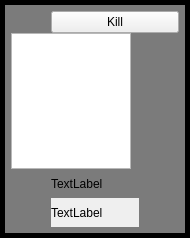
<?xml version="1.0" encoding="UTF-8"?>
<ui version="4.0">
 <class>PhilosopherView</class>
 <widget class="QWidget" name="PhilosopherView">
  <property name="geometry">
   <rect>
    <x>0</x>
    <y>0</y>
    <width>190</width>
    <height>238</height>
   </rect>
  </property>
  <property name="sizePolicy">
   <sizepolicy hsizetype="Minimum" vsizetype="Minimum">
    <horstretch>0</horstretch>
    <verstretch>0</verstretch>
   </sizepolicy>
  </property>
  <property name="minimumSize">
   <size>
    <width>190</width>
    <height>0</height>
   </size>
  </property>
  <property name="maximumSize">
   <size>
    <width>190</width>
    <height>238</height>
   </size>
  </property>
  <property name="windowTitle">
   <string>PhilosopherView</string>
  </property>
  <property name="autoFillBackground">
   <bool>false</bool>
  </property>
  <property name="styleSheet">
   <string notr="true">#PhilosopherView {background-color: rgb(123,123,123); border: 5px solid black;}</string>
  </property>
  <layout class="QVBoxLayout" name="verticalLayout">
   <property name="spacing">
    <number>0</number>
   </property>
   <property name="sizeConstraint">
    <enum>QLayout::SetMinimumSize</enum>
   </property>
   <item>
    <layout class="QHBoxLayout" name="horizontalLayout">
     <property name="spacing">
      <number>0</number>
     </property>
     <property name="sizeConstraint">
      <enum>QLayout::SetMinimumSize</enum>
     </property>
     <item>
      <spacer name="horizontalSpacer_7">
       <property name="orientation">
        <enum>Qt::Horizontal</enum>
       </property>
       <property name="sizeType">
        <enum>QSizePolicy::Minimum</enum>
       </property>
       <property name="sizeHint" stdset="0">
        <size>
         <width>40</width>
         <height>20</height>
        </size>
       </property>
      </spacer>
     </item>
     <item>
      <widget class="QPushButton" name="pushButton">
       <property name="text">
        <string>Kill</string>
       </property>
      </widget>
     </item>
    </layout>
   </item>
   <item>
    <widget class="QGraphicsView" name="face">
     <property name="sizePolicy">
      <sizepolicy hsizetype="Minimum" vsizetype="Minimum">
       <horstretch>0</horstretch>
       <verstretch>0</verstretch>
      </sizepolicy>
     </property>
     <property name="maximumSize">
      <size>
       <width>120</width>
       <height>136</height>
      </size>
     </property>
     <property name="styleSheet">
      <string notr="true">background: url(:/thales.jpg)</string>
     </property>
    </widget>
   </item>
   <item>
    <layout class="QHBoxLayout" name="horizontalLayout_3">
     <property name="spacing">
      <number>0</number>
     </property>
     <property name="sizeConstraint">
      <enum>QLayout::SetMinimumSize</enum>
     </property>
     <item>
      <spacer name="horizontalSpacer_3">
       <property name="orientation">
        <enum>Qt::Horizontal</enum>
       </property>
       <property name="sizeType">
        <enum>QSizePolicy::Minimum</enum>
       </property>
       <property name="sizeHint" stdset="0">
        <size>
         <width>40</width>
         <height>20</height>
        </size>
       </property>
      </spacer>
     </item>
     <item>
      <widget class="QLabel" name="name">
       <property name="autoFillBackground">
        <bool>false</bool>
       </property>
       <property name="text">
        <string>TextLabel</string>
       </property>
      </widget>
     </item>
     <item>
      <spacer name="horizontalSpacer_4">
       <property name="orientation">
        <enum>Qt::Horizontal</enum>
       </property>
       <property name="sizeType">
        <enum>QSizePolicy::Minimum</enum>
       </property>
       <property name="sizeHint" stdset="0">
        <size>
         <width>40</width>
         <height>20</height>
        </size>
       </property>
      </spacer>
     </item>
    </layout>
   </item>
   <item>
    <layout class="QHBoxLayout" name="horizontalLayout_4">
     <property name="spacing">
      <number>0</number>
     </property>
     <property name="sizeConstraint">
      <enum>QLayout::SetMinimumSize</enum>
     </property>
     <item>
      <spacer name="horizontalSpacer">
       <property name="orientation">
        <enum>Qt::Horizontal</enum>
       </property>
       <property name="sizeType">
        <enum>QSizePolicy::Minimum</enum>
       </property>
       <property name="sizeHint" stdset="0">
        <size>
         <width>40</width>
         <height>20</height>
        </size>
       </property>
      </spacer>
     </item>
     <item>
      <widget class="QLabel" name="state">
       <property name="autoFillBackground">
        <bool>true</bool>
       </property>
       <property name="text">
        <string>TextLabel</string>
       </property>
      </widget>
     </item>
     <item>
      <spacer name="horizontalSpacer_2">
       <property name="orientation">
        <enum>Qt::Horizontal</enum>
       </property>
       <property name="sizeType">
        <enum>QSizePolicy::Minimum</enum>
       </property>
       <property name="sizeHint" stdset="0">
        <size>
         <width>40</width>
         <height>20</height>
        </size>
       </property>
      </spacer>
     </item>
    </layout>
   </item>
  </layout>
 </widget>
 <resources>
  <include location="../res/res.qrc"/>
 </resources>
 <connections>
  <connection>
   <sender>pushButton</sender>
   <signal>clicked()</signal>
   <receiver>PhilosopherView</receiver>
   <slot>onKill()</slot>
   <hints>
    <hint type="sourcelabel">
     <x>112</x>
     <y>20</y>
    </hint>
    <hint type="destinationlabel">
     <x>101</x>
     <y>0</y>
    </hint>
   </hints>
  </connection>
 </connections>
 <slots>
  <slot>onKill()</slot>
 </slots>
</ui>
